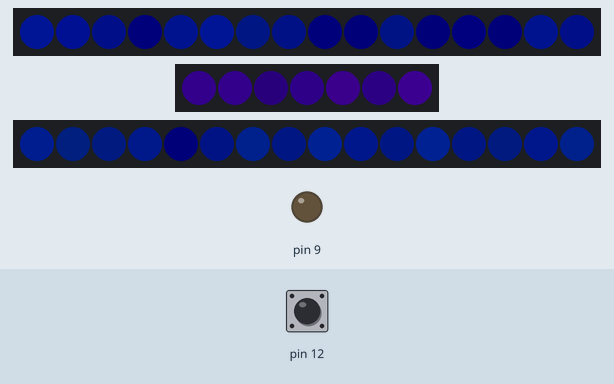
This sketch was run on a simulated Arduino Uno, built with avr-gcc and run on an emulated ATmega328P. Shown: 2 × 16 RGB LEDs in strip order, left to right, 7 RGB LEDs in strip order, left to right, output pins drawn as LEDs (lit = HIGH). The inputs (shaded band) are chosen by the test bench; at power-on: pin 12 HIGH. Dim RGB values are drawn brighter than linear; random numbers use the default seed unless the sketch sets one.

Above: at 1.2 s.
1.3 s: pin 12 pulled LOW for 0.15 s
At 1.71 s:
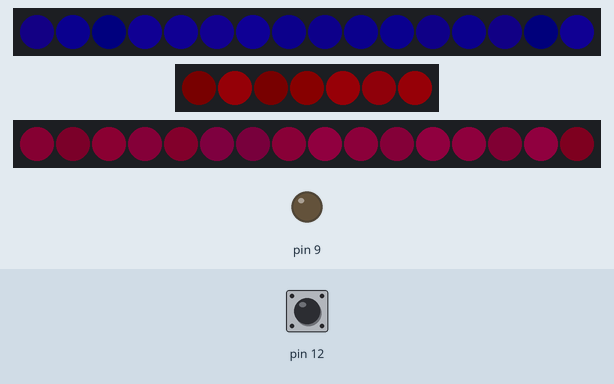
2.0 s: pin 12 pulled LOW for 1 s
At 2.33 s:
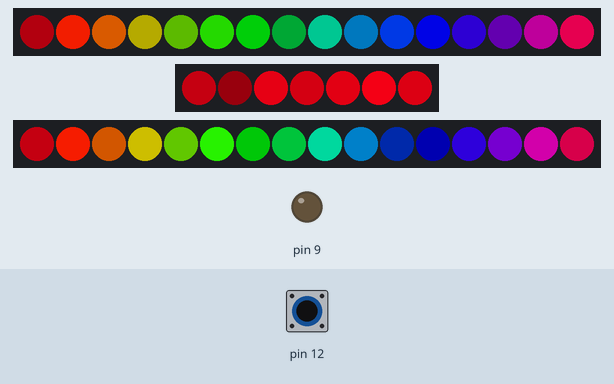
3.6 s: pin 12 pulled LOW for 0.15 s
At 3.87 s:
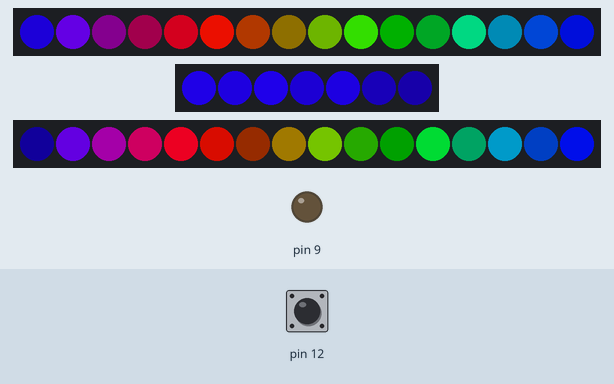
4.3 s: pin 12 pulled LOW for 3.2 s
At 4.8 s:
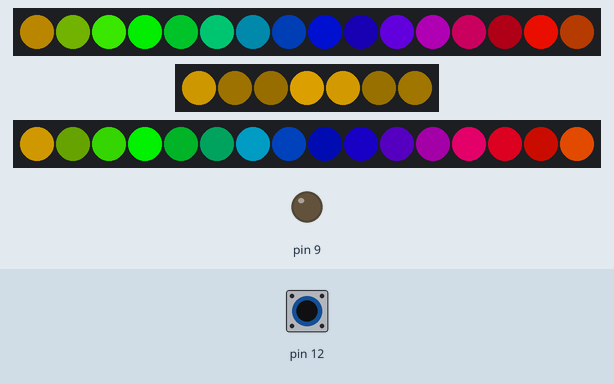
8.1 s: pin 12 pulled LOW for 0.15 s
At 8.48 s:
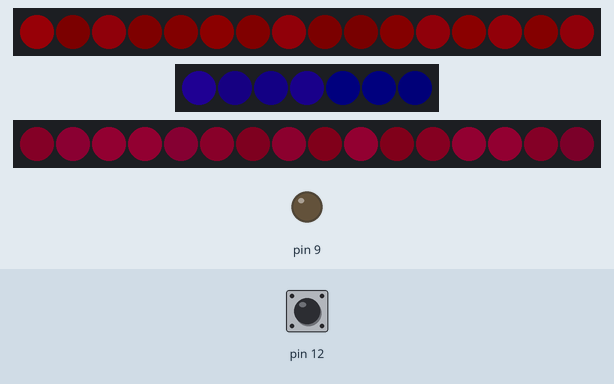
8.8 s: pin 12 pulled LOW for 3.2 s
At 9.09 s:
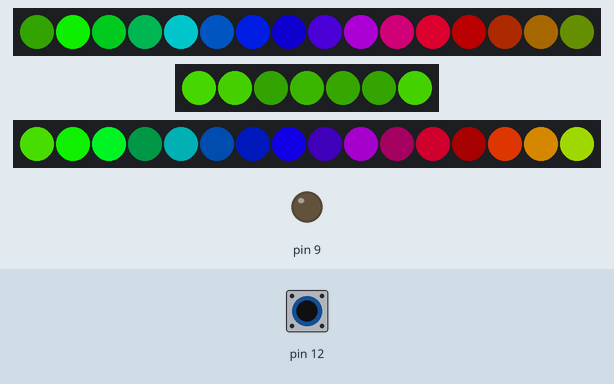
Timing chart, 0 to 15.6 s (numbered marks = the images above; inputs shaded):
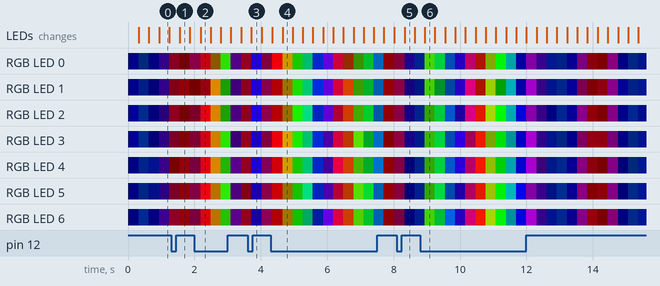

The sketch:

yrel.ino
```cpp
#include <Adafruit_NeoPixel.h>

Adafruit_NeoPixel strip1 = Adafruit_NeoPixel(16, 2, NEO_GRB + NEO_KHZ800);
Adafruit_NeoPixel strip2 = Adafruit_NeoPixel(7, 6, NEO_GRB + NEO_KHZ800);
Adafruit_NeoPixel strip3 = Adafruit_NeoPixel(16, 4, NEO_GRB + NEO_KHZ800);

// IMPORTANT: To reduce NeoPixel burnout risk, add 1000 uF capacitor across
// pixel power leads, add 300 - 500 Ohm resistor on first pixel's data input
// and minimize distance between Arduino and first pixel.  Avoid connecting
// on a live circuit...if you must, connect GND first.

int angle = 0;

void setup() {

  Serial.begin(115200);

  pinMode(9, OUTPUT);
  pinMode(10, INPUT_PULLUP);
  pinMode(11, INPUT_PULLUP);
  pinMode(12, INPUT_PULLUP);

  strip1.begin();
  strip1.show(); // Initialize all pixels to 'off'
  strip2.begin();
  strip2.show(); // Initialize all pixels to 'off'
  strip3.begin();
  strip3.show(); // Initialize all pixels to 'off'
}

void loop() {
  angle += 4;
  angle %= 256;
  uint16_t i = 0;
  float factor;

  if (digitalRead(12) == HIGH) {
    for (i = 0; i < strip1.numPixels(); i++) {
      factor = 0.5 + cos(3.1415926535 * angle / 128) * 0.5;
      strip1.setPixelColor(i, Wheel( 150 + 100 * factor , 0.1));
      factor = 0.5 + cos(3.1415926535 * (angle + 42) / 128) * 0.5;
      strip3.setPixelColor(i, Wheel( 150 + 100 * factor , 0.1));
    }
    for (i = 0; i < strip2.numPixels(); i++) {
      factor = 0.5 + cos(3.1415926535 * (angle + 84) / 128) * 0.5;
      strip2.setPixelColor(i, Wheel( 150 + 100 * factor , 0.1));
    }

  } else {
    for (i = 0; i < strip1.numPixels(); i++) {
      strip1.setPixelColor(i, Wheel(((i * 256 / strip1.numPixels()) + angle) % 255, 1));
      strip3.setPixelColor(i, Wheel(((i * 256 / strip3.numPixels()) + angle) % 255, 1));
    }
    for (i = 0; i < strip2.numPixels(); i++) {
      strip2.setPixelColor(i, Wheel(angle, 1));
    }

  }

  strip1.show();
  strip2.show();
  strip3.show();

  delay(20);
}


// Slightly different, this makes the rainbow equally distributed throughout
void rainbowCycle(uint8_t wait) {
  uint16_t i, j;

  for (j = 0; j < 256; j++) { // 5 cycles of all colors on wheel
    strip1.show();
    strip2.show();
    strip3.show();
    delay(wait);
  }
}

uint32_t Wheel(byte WheelPos, float intensidad) {
  float factor = (float) random(10, 100) / 100 * intensidad;

  WheelPos = 255 - WheelPos;
  if (WheelPos < 85) {
    return strip1.Color((int) (255 - WheelPos * 3) * factor, 0, (int) WheelPos * 3 * factor);
  }
  if (WheelPos < 170) {
    WheelPos -= 85;
    return strip1.Color(0, (int) WheelPos * 3 * factor, (int) (255 - WheelPos * 3) * factor);
  }
  WheelPos -= 170;
  return strip1.Color((int)WheelPos * 3 * factor, (int) (255 - WheelPos * 3) * factor, 0);
}
```
